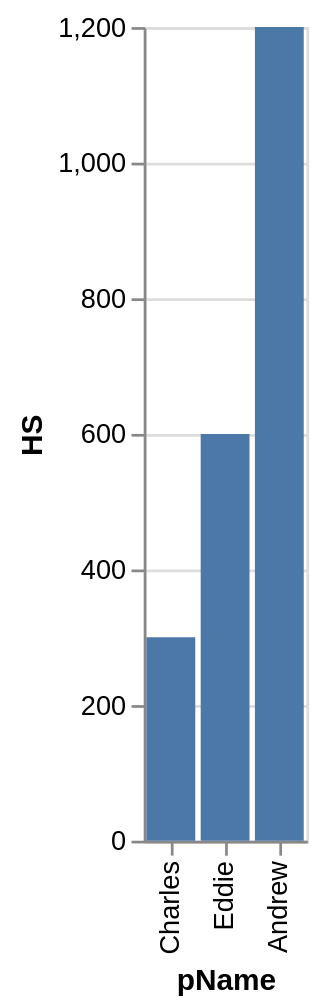

Here is the Vega-Lite specification saved for this chart:
### Vega-Lite specification from a JSON file in a GitHub repository (floating-point values rounded to 4 significant figures)
{"data": {"values": [{"x_data": "Charles", "y_data": 300}, {"x_data": "Eddie", "y_data": 600}, {"x_data": "Andrew", "y_data": 1200}]}, "mark": "bar", "encoding": {"x": {"field": "x_data", "type": "nominal", "title": "pName", "sort": {"op": "sum", "field": "y_data", "order": "ascending"}}, "y": {"field": "y_data", "type": "quantitative", "title": "HS"}}}
